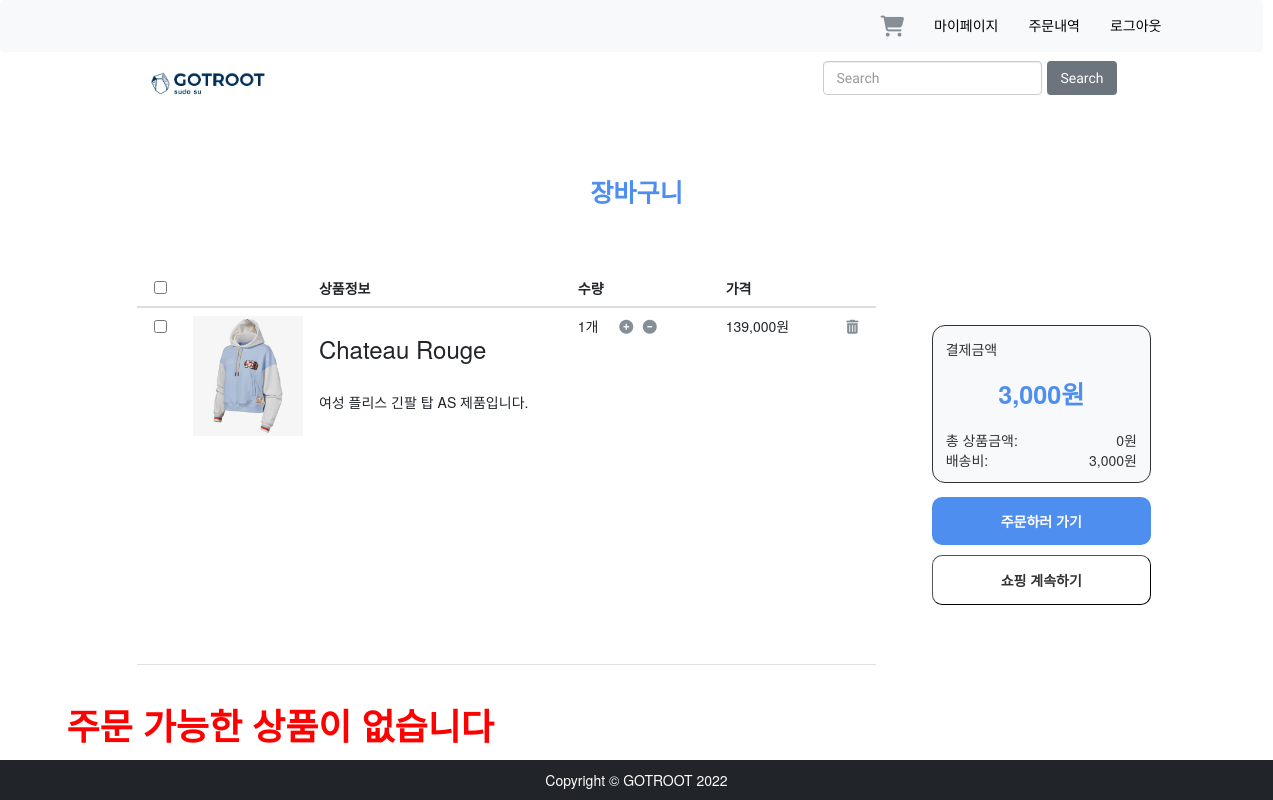
The app's page /order/detail/ (signed in) with its own data.
### cart/models.py (models this page shows, shortened)
class CartItem(models.Model) :
    product = models.ForeignKey('shop.Product', on_delete=models.CASCADE)
    each_price = models.IntegerField(default=0)
    quantity = models.IntegerField(default=1)
    active = models.BooleanField(default=True)
    cart = models.ForeignKey(Cart, on_delete=models.CASCADE)
    @property
    def get_sub_total(self):
        return self.quantity * self.each_price

class Cart(models.Model) :
    user = models.ForeignKey('user.User', on_delete=models.CASCADE, null=True)
    date_added = models.DateField(auto_now_add=True)
    shipping = models.IntegerField(default=3000)
    @property
    def get_cart_items(self):
        return self.cartitem_set.filter(cart=self)
    @property
    def get_active_items(self):
        return self.cartitem_set.filter(cart=self, active=True)
    @property
    def get_cart_total(self):
        cartitems = self.get_active_items
        total = 0
        for item in cartitems:
            total += item.get_sub_total
        return total

### shop/models.py (models this page shows, shortened)
class Product(models.Model):
    name = models.CharField(max_length=100)
    content = models.TextField(max_length=1000)
    category = models.ForeignKey(Category, on_delete=models.CASCADE)
    stock = models.PositiveIntegerField()
    price = models.IntegerField()
    created_at = models.DateTimeField(auto_now_add=True)
    modified_at = models.DateTimeField(auto_now=True)
    deleted_at = models.DateTimeField(null=True, blank=True)
    @property
    def get_product_image(self):
        try:
            image = self.productimage_set.get(product=self, is_represent=True)
            return image.image.url
        except:
            random_image = choice(ProductImage.objects.filter(product=self))
            return random_image.image.url

class ProductImage(models.Model):
    product = models.ForeignKey(Product, on_delete=models.CASCADE)
    is_represent = models.BooleanField(default=False)
    image = models.ImageField(upload_to=product_image_path)

### order/views.py (the view, shortened to what this page needs)
# urls.py: path('detail/', views.order_cart, name='order_cart'),
def order_cart(request):
    user = request.user
    cart = Cart.objects.get(user=request.user)
    if cart.get_active_items.count() == 0:
        return render(request, 'cart/index.html', {'cart': cart, 'error_message': "주문 가능한 상품이 없습니다"})

### gotroot_site/context_processors.py (called while the page is built)
def category_list(request):
    categories = Category.objects.all()
    return {
        "categories": categories
    }

### cart/templates/cart/index.html (shortened to what this page needs)
<!DOCTYPE html>
<html lang="en">
<head>
    {% load static %}
    {% load humanize %}
    {% load mathfilters %}
    <link rel="stylesheet" type="text/css" href="{% static 'css/cart/custom.css' %}">
    <link rel="stylesheet" type="text/css" href="{% static 'css/shop/styles.css' %}">
</head>
<body class="d-flex flex-column min-vh-100">
    <div class="navbar-all sticky-top">
        {% include 'shop/user_navbar.html' %}
        {% include 'shop/navbar.html' %}
    </div>
     <div class="" style="padding: 3em;">
         <p class="menu-title">장바구니</p>
     </div>
    <div class="content container" >
        {% ifnotequal cart.get_cart_items.count 0 %}
        <div class="cart-custom text-center">
            <table class="table my_custom_table">
                <thead>
                <tr>
                    <th class="text-center"><input type="checkbox" onclick="return false;"></th>
                    <th class="text-center" style="width: 17%;"></th>
                    <th style="width: 35%;">상품정보</th>
                    <th style="width: 20%;">수량</th>
                    <th style="width: 15%;">가격</th>
                    <th></th>
                </tr>
                </thead>
                <tbody>
                {% for item in cart.get_cart_items %}
                    <tr>
                        <td>
                            <label>
                                <input type="checkbox" name="active_check" value="{{ item.id }}" {% if item.active %}checked{% endif %}/>
                            </label>
                        </td>
                        <td style="width: 17%;">
                            <img class="img-fluid" src="{{ item.product.get_product_image }}" alt="" class="float-left" style="width: auto; height: 120px;">
                        </td>
                        <td class="text-left" style="width: 35%;">
                            <h3>{{ item.product.name }}</h3><br>
                            <p>{{ item.product.content }}</p>
                        </td>
                        <td class="text-left" style="width: 20%;">
                            <p id="quantity_{{ item.id }}" style="display: inline;">{{ item.quantity }}개</p>
                            <a class="custom_a" name="plus_item" value="{{ item.id }}" style="padding: 0em 0.4em 0em 1.2em;">
                                <i class="fas fa-plus-circle custom_icon"></i></a>
                            <a class="custom_a" name="minus_item" value="{{ item.id }}">
                                <i class="fas fa-minus-circle custom_icon"></i></a>
                        </td>
                        <td class="text-left" style="width: 15%;">
                            <p id="price_{{ item.id }}">{{ item.get_sub_total|intcomma }}원</p>
                        </td>
                        <td>
                            <a class="custom_a" href="{% url 'cart:delete_cart' item.product.id %}">
                                <i class="fas fa-trash-alt custom_icon"></i></a>
                        </td>
                    </tr>
                {% endfor %}
                </tbody>
            </table>
            <div class="confirm-custom">
                <div class="total-price bg-light">
                    <p align="left">결제금액</p>
                    <p class="menu-title" id="total_price">{{ cart.get_cart_total|add:cart.shipping|intcomma }}원</p>
                    <table style="width: 100%">
                        <tr>
                            <td class="text-left">총 상품금액: </td>
                            <td class="text-right" id="items_price">{{ cart.get_cart_total|intcomma }}원</td>
                        </tr>
                        <tr>
                            <td class="text-left">배송비: </td>
                            <td class="text-right" id="shipping_price">{{ cart.shipping|intcomma }}원</td>
                        </tr>
                    </table>
                </div>
                <div class="btn-confirm">
                    <p><button class="btn-order btn-block" onclick='location.href="{% url 'order:order_cart' %}"'>주문하러 가기</button></p>
                    <p><button class="btn-shopping btn-block" onclick='location.href="{% url 'shop:index' %}"'>쇼핑 계속하기</button></p>
                </div>
            </div>
        </div>
        {% else %}
        <h3 style="text-align: center;">담은 상품이 없습니다.</h3>
        {% endifnotequal %}
        {% if error_message %}
            <h1 style="color:red;"><strong>{{ error_message }}</strong></h1>
        {% endif %}
    </div>
{% include 'user/footer.html' %}
</body>

### static/css/cart/custom.css (style rules this page uses)
div .cart-custom { padding: 0 0 0 5em; display: flex; }
.confirm-custom { width: 40%; float: right; padding: 4em; }
.my_custom_table { border-spacing: 10px 0px; float: left; width: 60%; }
.custom_a { text-decoration: none; }
.custom_icon { text-decoration: none; color: #868e96 !important; }
.menu-title { font-size: 1.8em; text-align: center; color: #4D8EEF; padding: 0.3em; font-weight: bold; }
.btn-order { background: #4D8EEF; color: white; outline: none; border: none; border-radius: 10px; font-weight: bold; padding: 1em; }
.btn-shopping { background: white; border-width: thin; border-radius: 10px; font-weight: bold; padding: 1em; }
.total-price { border: 1px solid; border-radius: 13px; background-color: #f5d682; padding: 0.9em; }
.btn-confirm { padding: 1em 0em; }
body { font-family: 'Century Gothic',sans-serif; }

### static/css/shop/base.css (style rules this page uses)
a { text-decoration: none; }
.menu-title { font-size: 2.5em; text-align: center; color:#4D8EEF; padding: 0.5em; font-weight: bold ; }

### records on screen
CartItem: product.get_product_image (picture), product.name "Chateau Rouge", product.content "여성 플리스 긴팔 탑 AS 제품입니다.", quantity "1", {{ item.id }} 65 (drawn), get_sub_total "139,000"
Cart: get_cart_total|add "3,000", get_cart_total "0", shipping "3,000"

### other values on screen
{{ error_message }} "주문 가능한 상품이 없습니다"
